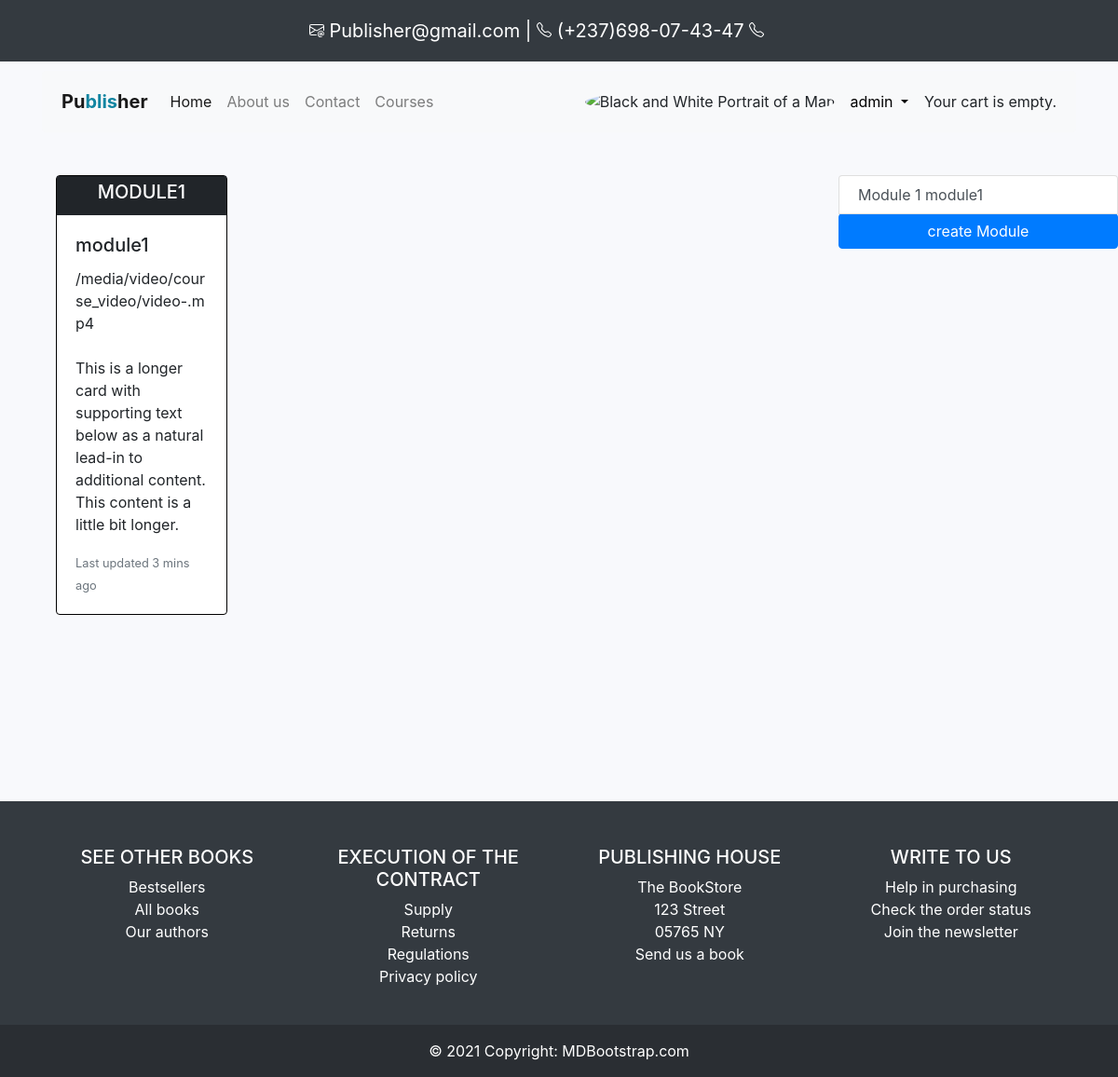
Screenshot of /course/s1/c1 (signed in) with the database file from the repository.
### courses/models.py (models this page shows, shortened)
class Module(models.Model):
    module_id = models.CharField(unique=True, max_length=40)
    subject =  models.ForeignKey(Subject, on_delete= models.CASCADE)
    owner = models.ForeignKey(User, on_delete=models.CASCADE)    #qui a creer ce module/cours
    course = models.ForeignKey(Course, on_delete= models.CASCADE, related_name='module' ) # related_name pck veut delete entre la table module et course
    name = models.CharField(max_length= 100)
    slug = models.SlugField(max_length=200, unique=True, blank=True)
    position = models.PositiveSmallIntegerField(verbose_name= 'chapitre_no') # verbose name(cmt appele ce champ)
    video = models.FileField(upload_to=rename_video, null=True, blank=True, verbose_name="video course")
    present_file = models.FileField(upload_to=rename_present_file, null=True, blank=True, verbose_name="presenting file")
    pdf_course = models.FileField(upload_to=rename_file, null=True, blank=True)
    created = models.DateTimeField(auto_now_add=True, blank=True, null=True)
    class Meta:
        ordering = ['position']

### courses/views.py (the view)
# urls.py: path('<str:subject>/<slug:slug>',ModuleListView.as_view(), name="modulelist"),
class ModuleListView(DetailView):
    context_object_name = 'courses'
    model = Course
    template_name = 'courses/course_detail.html'

### carts/cart.py (called while the page is built)
    def __len__(self):
        return sum(item['quantity'] for item in self.cart.values())

### carts/context_processors.py (called while the page is built)
def cart(request):
    return {'cart': Cart(request)}

### courses/models.py (called while the page is built)
    def __str__(self):
        return self.name

    def __str__(self):
        return self.name

### courses/templates/courses/course_detail.html (shortened to what this page needs)
{% extends 'bases.html' %}
{%block content%}
    <header>
        <div style="float: right; width: 25%; margin-top: 30px;">
            {%for mod in courses.module.all %}
                {%if user.is_authenticated%}
                    <a href="{%url 'courses:modulelistdetail' slug=mod.slug course=courses.slug subject=courses.subject.slug%}" class="list-group-item list-group-item-action py-2 ripple" aria-current="true">
                        <span>Module {{mod.position}} {{mod.name}}</span>
                    </a>
                {%else%}
                    <a href="#" class="list-group-item list-group-item-action py-2 ripple" aria-current="true">
                        <i class="fas fa-tachometer-alt fa-fw me-3"></i><span>Module {{mod.position}} {{mod.name}}</span>
                    </a>
                {%endif%}
            {%endfor%}
            {%if user.is_superuser%}
                <button type="button" class="btn btn-primary mb-3" style="width: 100%;">
                    <a href="{% url 'courses:modulecreate' subject=courses.subject slug=courses%}" style="text-decoration: none;color: white;">create Module</a>
                </button>
            {%endif%}
        </div>
    </header>
      <div class="container">
        <div class="row" >
            {%for mod in courses.module.all %}
                    <div class="col-md-3 " style="margin-top: 30px; margin-bottom: 50px;">
                            <div class="card cardre" style="border: 1px solid black; margin-bottom: 150px;">
                                {%if user.is_authenticated%}
                                    <a href="{%url 'courses:modulelistdetail' slug=mod.slug course=courses subject=courses.subject%}">
                                        <div class="title" style="width: 100%; color: #000000; background: #212529; text-transform: uppercase; padding: 5px; text-align: center;">
                                            <h5 class="subTitle" style="color: #000000;">
                                                <a href="{%url 'courses:modulelistdetail' slug=mod.slug course=courses.slug subject=courses.subject.slug%}" style="text-decoration: none; color: white;">{{mod.name}}</a>
                                            </h5>
                                        </div>
                                        <div class="card-body">
                                            <a href="" style="text-decoration: none;">
                                                <h5 class="card-title" style="color: #212529;">{{mod.name}}</h5>
                                            </a>
                                            {%if mod.video%}
                                                {{mod.video.url}}
                                            {%endif%}
                                            <p class="card-text">{{mod.description}}<br>This is a longer card with supporting text below as a natural lead-in to additional content. This content is a little bit longer.</p>
                                            <p class="card-text"><small class="text-muted">Last updated 3 mins ago</small></p>
                                        </div>
                                    </a>
                                {%endif%}
                            </div>
                    </div>
            {%endfor%}
        </div>
      </div>
{% endblock%}

### students/templates/bases.html (shortened to what this page needs)
{%load static%}
<!DOCTYPE html>
<html lang="en">
<head>
    <link rel="stylesheet" href="https://cdn.jsdelivr.net/npm/bootstrap@4.0.0/dist/css/bootstrap.min.css">
    <link rel="stylesheet" href="{% static 'css2.css' %}">
</head>
<body>
  <header>
    <nav class="navbar navbar-dark bg-dark">
      <div class="container-fluid">
          <a class="navbar-brand" href="#">
            <div class="navbar-brand">
               Publisher@gmail.com |
               (+237)698-07-43-47
            </div>
          </a>
          <li class="navbar-brand">
          </li>
      </div>
    </nav>
  </header>
  <div class="container">
        <div class="row">
            <div class="col-md-12" >
                <nav class="navbar navbar-expand-lg  bg-primary alert  navbar-light bg-light" style="background-color: rgb(52, 52, 67); margin-top: 10px;">
                    <div class="collapse navbar-collapse" id="navbarNav">
                      <a class="navbar-brand" href="{%url 'welcome'%}" style="font-weight: bold; font-size: 20px;">
                        Pu<span style="color: rgb(18, 133, 161);">blis</span>her
                      </a>
                      <ul class="navbar-nav">
                        <li class="nav-item active">
                          <a class="nav-link" href="{%url 'welcome'%}">Home <span class="sr-only">(current)</span></a>
                        </li>
                        <li class="nav-item">
                          <a class="nav-link" href="#">About us</a>
                        </li>
                        <li class="nav-item">
                          <a class="nav-link" href="#">Contact</a>
                        </li>
                        <li class="nav-item">
                         <a class="nav-link" href="{% url 'courses:subjectlist' %}">Courses</a>
                        </li>
                      </ul>
                    </div>
                    <div class="d-flex align-items-center">
                      {%if request.user.is_authenticated%}
                        <img
                          src="https://mdbcdn.b-cdn.net/img/new/avatars/2.webp"
                          class="rounded-circle"
                          height="25"
                          alt="Black and White Portrait of a Man"
                          loading="lazy"
                        />
                        <div class="dropdown" style="margin-right: 1px;">
                          <a class="nav-link dropdown-toggle" href="#" role="button" id="deroulanta" data-toggle="dropdown" aria-haspopup="true" aria-expanded="false" style="text-decoration: none; color: black;">{{request.user.username}} </a>
                        </div>
                        <div class="cart">
                          {% with total_items=cart|length %}
                            {% if total_items > 0 %}
                              Your cart:
                              <a href="{% url 'cart:cart_detail' %}">
                                {{ total_items }} item{{ total_items|pluralize }},
                                ${{ cart.get_total_price }}
                              </a>
                            {% else %}
                              Your cart is empty.
                            {% endif %}
                          {% endwith %}
                        </div>
                      {%endif%}
                    </div>
                </nav>
            </div>
        </div>
    </div>
    {% block content %}
    {% endblock %}
</body>
<footer class="bg-dark text-center text-lg-start text-white" >
  <div class="container p-4">
    <div class="row mt-4">
      <div class="col-lg-3 col-md-6 mb-4 mb-md-0">
        <h5 class="text-uppercase">See other books</h5>
        <ul class="list-unstyled mb-0">
          <li>
            <a href="#!" class="text-white">Bestsellers</a>
          </li>
          <li>
            <a href="#!" class="text-white">All books</a>
          </li>
          <li>
            <a href="#!" class="text-white">Our authors</a>
          </li>
        </ul>
      </div>
      <div class="col-lg-3 col-md-6 mb-4 mb-md-0">
        <h5 class="text-uppercase">Execution of the contract</h5>
        <ul class="list-unstyled">
          <li>
            <a href="#!" class="text-white">Supply</a>
          </li>
          <li>
            <a href="#!" class="text-white">Returns</a>
          </li>
          <li>
            <a href="#!" class="text-white">Regulations</a>
          </li>
          <li>
            <a href="#!" class="text-white">Privacy policy</a>
          </li>
        </ul>
      </div>
      <div class="col-lg-3 col-md-6 mb-4 mb-md-0">
        <h5 class="text-uppercase">Publishing house</h5>
        <ul class="list-unstyled">
          <li>
            <a href="#!" class="text-white">The BookStore</a>
          </li>
          <li>
            <a href="#!" class="text-white">123 Street</a>
          </li>
          <li>
            <a href="#!" class="text-white">05765 NY</a>
          </li>
          <li>
            <a href="#!" class="text-white">Send us a book</a>
          </li>
        </ul>
      </div>
      <div class="col-lg-3 col-md-6 mb-4 mb-md-0">
        <h5 class="text-uppercase">Write to us</h5>
        <ul class="list-unstyled">
          <li>
            <a href="#!" class="text-white">Help in purchasing</a>
          </li>
          <li>
            <a href="#!" class="text-white">Check the order status</a>
          </li>
          <li>
            <a href="#!" class="text-white">Join the newsletter</a>
          </li>
        </ul>
      </div>
    </div>
  </div>
  <div class="text-center p-3" style="background-color: rgba(0, 0, 0, 0.2)">
    © 2021 Copyright:
    <a class="text-white" href="https://mdbootstrap.com/">MDBootstrap.com</a>
  </div>
</footer>
</html>

### students/static/css2.css (style rules this page uses)
body { background-color: rgb(248, 249, 252); }

### rows the page displays
Module: position "1", name "module1", name "MODULE1", video "/media/video/course_video/video-.mp4"

### other values shown
{{ request.user.username }} "admin"
